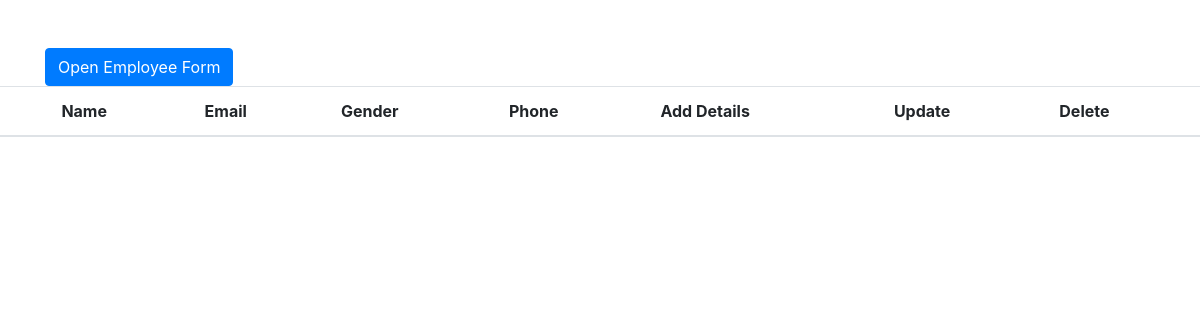
The page /list/ on the database as committed earlier.
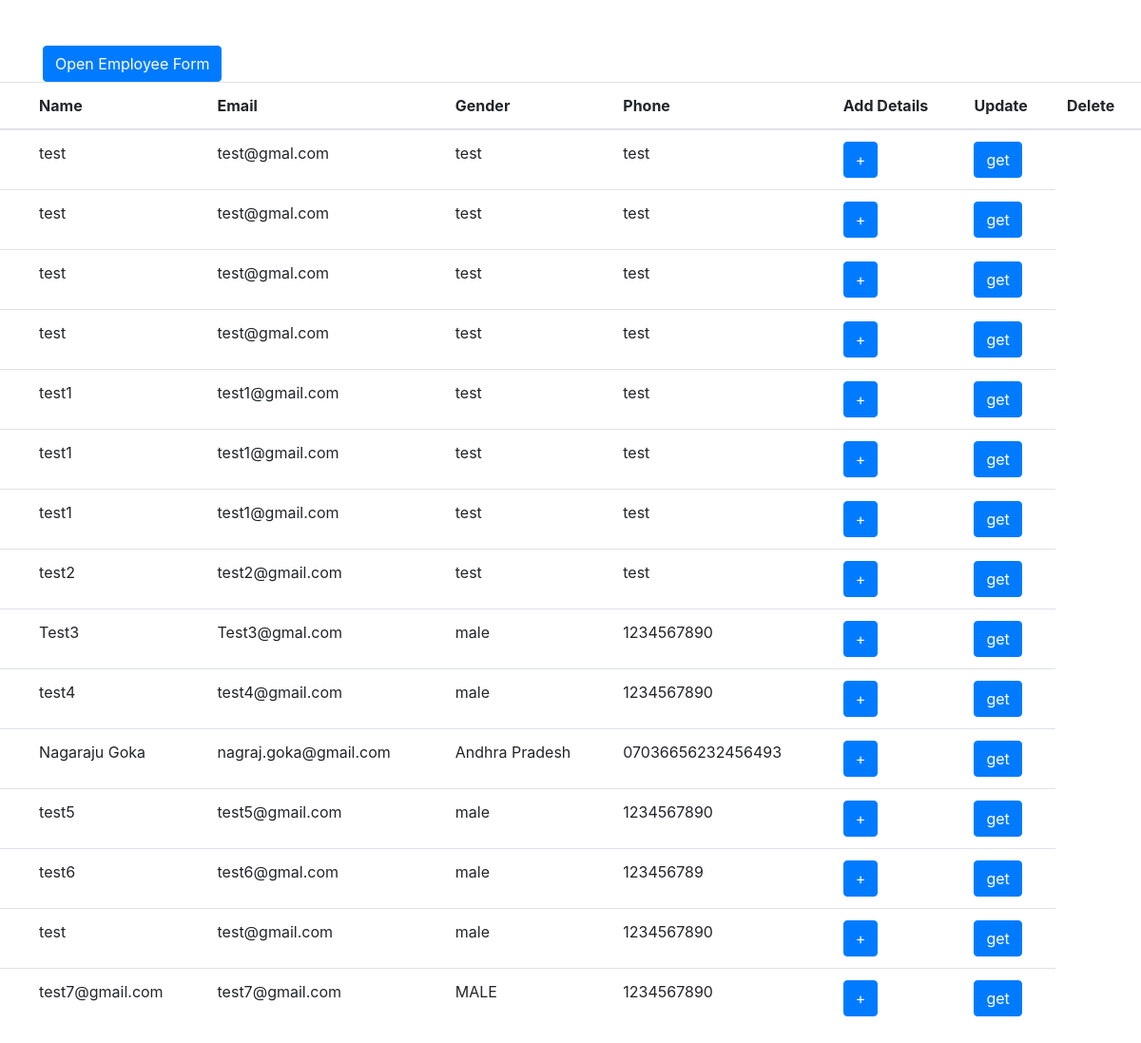
The same page on the database as committed later.
### employee_app/models.py (models this page shows)
class Employee(models.Model):
    name = models.CharField(max_length=255)
    email = models.EmailField()
    age = models.IntegerField()
    gender = models.CharField(max_length=10)
    phoneNo = models.CharField(max_length=15)

### employee_app/views.py (the view)
# urls.py: path("list/",employee_list,name="employee_list"),
def employee_list(request):
    try:
        return render(request,"employee/list.html",{"employee":Employee.objects.all()})
    except Exception as e:
        return JsonResponse({'error': str(e)}, status=400)

### templates/employee/list.html (shortened to what this page needs)
<!DOCTYPE html>
<html lang="en">
<head>
  <link href="https://stackpath.bootstrapcdn.com/bootstrap/4.5.2/css/bootstrap.min.css" rel="stylesheet">
</head>
<body>
  <div class="container mt-5">
    <button type="button" class="btn btn-primary" onclick="openEmployeeadd()">
      Open Employee Form
    </button>
  </div>
  <table class="table">
    <thead>
      <tr>
        <th></th>
        <th scope="col">Name</th>
        <th scope="col">Email</th>
        <th scope="col">Gender</th>
        <th scope="col">Phone</th>
        <th scope="col">Add Details</th>
        <th scope="col">Update</th>
        <th scope="col">Delete</th>
      </tr>
    </thead>
    <tbody>
        {%for i in employee%}
      <tr>
        <td></td>
        <td>{{i.name}}</td>
        <td>{{i.email}}</td>
        <td>{{i.gender}}</td>
        <td>{{i.phoneNo}}</td>
        <td>
            <button type="button" class="btn btn-primary" id="{{i.id}}" onclick="openEmployee_addres('{{i.id}}')">
            +
          </button></td>
          <td>
            <button class="btn btn-primary" onclick="get_employee()">get</button>
          </td>
      </tr>
      {%endfor%}
    </tbody>
  </table>
</body>
</html>

Rows that differ between the two databases and show on the page:
added Employee: name "test", email "test@gmal.com", gender "test", phoneNo "test"
added Employee: name "test", email "test@gmal.com", gender "test", phoneNo "test"
added Employee: name "test", email "test@gmal.com", gender "test", phoneNo "test"
added Employee: name "test", email "test@gmal.com", gender "test", phoneNo "test"
added Employee: name "test1", email "test1@gmail.com", gender "test", phoneNo "test"
added Employee: name "test1", email "test1@gmail.com", gender "test", phoneNo "test"
added Employee: name "test1", email "test1@gmail.com", gender "test", phoneNo "test"
added Employee: name "test2", email "test2@gmail.com", gender "test", phoneNo "test"
added Employee: name "Test3", email "Test3@gmal.com", gender "male", phoneNo "1234567890"
added Employee: name "test4", email "test4@gmail.com", gender "male", phoneNo "1234567890"
added Employee: name "Nagaraju Goka", email "nagraj.goka@gmail.com", gender "Andhra Pradesh", phoneNo "07036656232456493"
added Employee: name "test5", email "test5@gmail.com", gender "male", phoneNo "1234567890"
added Employee: name "test6", email "test6@gmal.com", gender "male", phoneNo "123456789"
added Employee: name "test", email "test@gmail.com", gender "male", phoneNo "1234567890"
added Employee: name "test7@gmail.com", email "test7@gmail.com", gender "MALE", phoneNo "1234567890"
